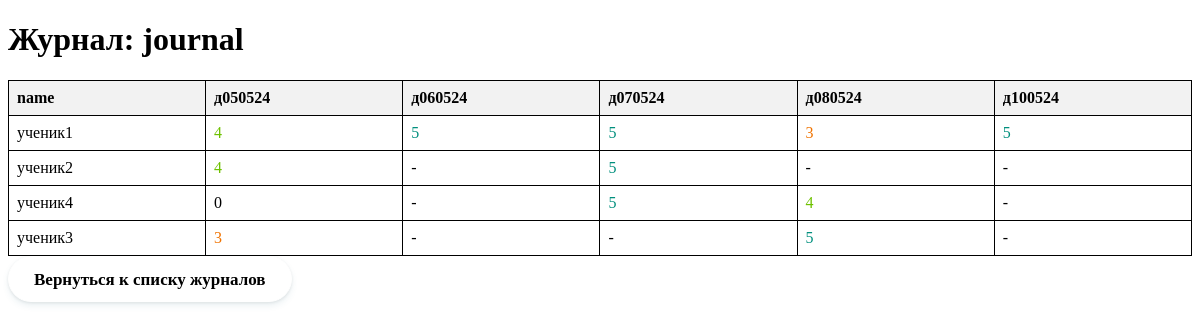
Page /table/journal on the committed database.
### tables this page shows
CREATE TABLE journal(
    id integer primary key autoincrement,
    name text,
    "д050524" integer NOT NULL DEFAULT '-'
, "д060524" integer NOT NULL DEFAULT '-', "д070524" string NOT NULL DEFAULT '-', "д080524" string NOT NULL DEFAULT '-', "д100524" string NOT NULL DEFAULT '-');

### app.py (the view)
@app.route('/table/<table_name>')
def show_table(table_name):
    conn = sqlite3.connect(db_file)
    cursor = conn.cursor()
    cursor.execute(f"PRAGMA table_info({table_name})")
    columns_info = cursor.fetchall()
    col_names = [col[1] for col in columns_info if col[1] != 'id']
    cursor.execute(f"SELECT {', '.join(col_names)} FROM {table_name}")
    rows = cursor.fetchall()
    conn.close()
    return render_template('table.html', table_name=table_name, rows=rows, col_names=col_names)

### templates/table.html (shortened to what this page needs)
<!doctype html>
<html lang="ru">
<head>
</head>
<body>
    <h1>Журнал: {{ table_name }}</h1>
    <table>
        <thead>
            <tr>
                {% for col_name in col_names %}
                    <th>{{ col_name }}</th>
                {% endfor %}
            </tr>
        </thead>
        <tbody>
            {% for row in rows %}
                <tr>
                    {% for cell in row %}
                        <td class="{% if cell == 5 %}high-value{% elif cell == 4 %}medium-value{% elif cell == 3 %}normal-value{% elif cell == 2 %}low-value{% else %}down-value{% endif %}">{{ cell }}</td>
                    {% endfor %}
                </tr>
            {% endfor %}
        </tbody>
    </table>
    <a class="btn" href="{{ url_for('tables') }}">Вернуться к списку журналов</a>
</body>
</html>

### templates/table.html (style rules this page uses)
table { border-collapse: collapse; width: 100%; }
th, td { border: 1px solid black; padding: 8px; text-align: left; }
th { background-color: #f2f2f2; }
.btn { display: inline-block; box-sizing: border-box; padding: 0 25px; margin: 0 15px 15px 0; outline: none; border: 1px solid #fff; border-radius: 50px; height: 46px; line-height: 46px; font-size: 17px; font-weight: 600; font-style: arial; text-decoration: none; color: #000000; background-color: #fff; box-shadow: 0 4px 6px rgb(65 132 144 / 10%), 0 1px 3px rgb(0 0 0 / 8%); cursor: pointer; user-select: none; appearance: none; touch-action: manipulation; vertical-align: top; transition: box-shadow 0.2s; }
.high-value { color: #008F7D; }
.medium-value { color: #6EC100; }
.normal-value { color: #F07300; }
.down-value { color: black; }

### rows in the picture
journal: name "ученик1", row "4" "5" "5" "3" "5"
journal: name "ученик2", row "4" "-" "5" "-" "-"
journal: name "ученик4", row "0" "-" "5" "4" "-"
journal: name "ученик3", row "3" "-" "-" "5" "-"

### other values in the picture
{{ table_name }} "journal"
{{ col_name }} "name" "д050524" "д060524" "д070524" "д080524" "д100524"
